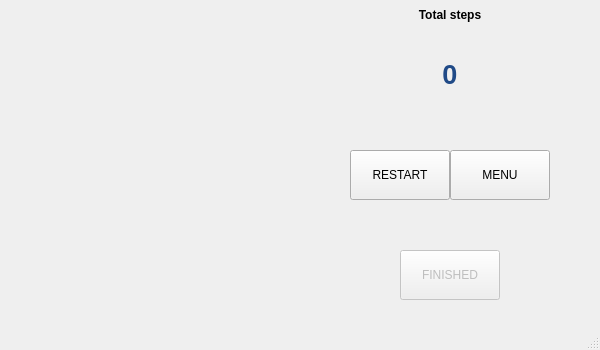
<?xml version="1.0" encoding="UTF-8"?>
<ui version="4.0">
 <class>LV2</class>
 <widget class="QMainWindow" name="LV2">
  <property name="geometry">
   <rect>
    <x>0</x>
    <y>0</y>
    <width>600</width>
    <height>350</height>
   </rect>
  </property>
  <property name="windowTitle">
   <string>MainWindow</string>
  </property>
  <widget class="QWidget" name="centralwidget">
   <widget class="QLabel" name="wall">
    <property name="geometry">
     <rect>
      <x>0</x>
      <y>0</y>
      <width>50</width>
      <height>50</height>
     </rect>
    </property>
    <property name="text">
     <string/>
    </property>
    <property name="pixmap">
     <pixmap resource="src.qrc">:/img/imgs/wall.png</pixmap>
    </property>
    <property name="scaledContents">
     <bool>true</bool>
    </property>
   </widget>
   <widget class="QLabel" name="wall_2">
    <property name="geometry">
     <rect>
      <x>50</x>
      <y>0</y>
      <width>50</width>
      <height>50</height>
     </rect>
    </property>
    <property name="text">
     <string/>
    </property>
    <property name="pixmap">
     <pixmap resource="src.qrc">:/img/imgs/wall.png</pixmap>
    </property>
    <property name="scaledContents">
     <bool>true</bool>
    </property>
   </widget>
   <widget class="QLabel" name="wall_3">
    <property name="geometry">
     <rect>
      <x>100</x>
      <y>0</y>
      <width>50</width>
      <height>50</height>
     </rect>
    </property>
    <property name="text">
     <string/>
    </property>
    <property name="pixmap">
     <pixmap resource="src.qrc">:/img/imgs/wall.png</pixmap>
    </property>
    <property name="scaledContents">
     <bool>true</bool>
    </property>
   </widget>
   <widget class="QLabel" name="wall_4">
    <property name="geometry">
     <rect>
      <x>150</x>
      <y>0</y>
      <width>50</width>
      <height>50</height>
     </rect>
    </property>
    <property name="text">
     <string/>
    </property>
    <property name="pixmap">
     <pixmap resource="src.qrc">:/img/imgs/wall.png</pixmap>
    </property>
    <property name="scaledContents">
     <bool>true</bool>
    </property>
   </widget>
   <widget class="QLabel" name="wall_5">
    <property name="geometry">
     <rect>
      <x>200</x>
      <y>0</y>
      <width>50</width>
      <height>50</height>
     </rect>
    </property>
    <property name="text">
     <string/>
    </property>
    <property name="pixmap">
     <pixmap resource="src.qrc">:/img/imgs/wall.png</pixmap>
    </property>
    <property name="scaledContents">
     <bool>true</bool>
    </property>
   </widget>
   <widget class="QLabel" name="wall_6">
    <property name="geometry">
     <rect>
      <x>250</x>
      <y>0</y>
      <width>50</width>
      <height>50</height>
     </rect>
    </property>
    <property name="text">
     <string/>
    </property>
    <property name="pixmap">
     <pixmap resource="src.qrc">:/img/imgs/wall.png</pixmap>
    </property>
    <property name="scaledContents">
     <bool>true</bool>
    </property>
   </widget>
   <widget class="QLabel" name="wall_7">
    <property name="geometry">
     <rect>
      <x>250</x>
      <y>50</y>
      <width>50</width>
      <height>50</height>
     </rect>
    </property>
    <property name="text">
     <string/>
    </property>
    <property name="pixmap">
     <pixmap resource="src.qrc">:/img/imgs/wall.png</pixmap>
    </property>
    <property name="scaledContents">
     <bool>true</bool>
    </property>
   </widget>
   <widget class="QLabel" name="wall_8">
    <property name="geometry">
     <rect>
      <x>250</x>
      <y>100</y>
      <width>50</width>
      <height>50</height>
     </rect>
    </property>
    <property name="text">
     <string/>
    </property>
    <property name="pixmap">
     <pixmap resource="src.qrc">:/img/imgs/wall.png</pixmap>
    </property>
    <property name="scaledContents">
     <bool>true</bool>
    </property>
   </widget>
   <widget class="QLabel" name="wall_9">
    <property name="geometry">
     <rect>
      <x>250</x>
      <y>150</y>
      <width>50</width>
      <height>50</height>
     </rect>
    </property>
    <property name="text">
     <string/>
    </property>
    <property name="pixmap">
     <pixmap resource="src.qrc">:/img/imgs/wall.png</pixmap>
    </property>
    <property name="scaledContents">
     <bool>true</bool>
    </property>
   </widget>
   <widget class="QLabel" name="wall_10">
    <property name="geometry">
     <rect>
      <x>250</x>
      <y>200</y>
      <width>50</width>
      <height>50</height>
     </rect>
    </property>
    <property name="text">
     <string/>
    </property>
    <property name="pixmap">
     <pixmap resource="src.qrc">:/img/imgs/wall.png</pixmap>
    </property>
    <property name="scaledContents">
     <bool>true</bool>
    </property>
   </widget>
   <widget class="QLabel" name="wall_11">
    <property name="geometry">
     <rect>
      <x>250</x>
      <y>250</y>
      <width>50</width>
      <height>50</height>
     </rect>
    </property>
    <property name="text">
     <string/>
    </property>
    <property name="pixmap">
     <pixmap resource="src.qrc">:/img/imgs/wall.png</pixmap>
    </property>
    <property name="scaledContents">
     <bool>true</bool>
    </property>
   </widget>
   <widget class="QLabel" name="wall_12">
    <property name="geometry">
     <rect>
      <x>0</x>
      <y>50</y>
      <width>50</width>
      <height>50</height>
     </rect>
    </property>
    <property name="text">
     <string/>
    </property>
    <property name="pixmap">
     <pixmap resource="src.qrc">:/img/imgs/wall.png</pixmap>
    </property>
    <property name="scaledContents">
     <bool>true</bool>
    </property>
   </widget>
   <widget class="QLabel" name="wall_13">
    <property name="geometry">
     <rect>
      <x>0</x>
      <y>100</y>
      <width>50</width>
      <height>50</height>
     </rect>
    </property>
    <property name="text">
     <string/>
    </property>
    <property name="pixmap">
     <pixmap resource="src.qrc">:/img/imgs/wall.png</pixmap>
    </property>
    <property name="scaledContents">
     <bool>true</bool>
    </property>
   </widget>
   <widget class="QLabel" name="wall_14">
    <property name="geometry">
     <rect>
      <x>0</x>
      <y>150</y>
      <width>50</width>
      <height>50</height>
     </rect>
    </property>
    <property name="text">
     <string/>
    </property>
    <property name="pixmap">
     <pixmap resource="src.qrc">:/img/imgs/wall.png</pixmap>
    </property>
    <property name="scaledContents">
     <bool>true</bool>
    </property>
   </widget>
   <widget class="QLabel" name="wall_15">
    <property name="geometry">
     <rect>
      <x>0</x>
      <y>200</y>
      <width>50</width>
      <height>50</height>
     </rect>
    </property>
    <property name="text">
     <string/>
    </property>
    <property name="pixmap">
     <pixmap resource="src.qrc">:/img/imgs/wall.png</pixmap>
    </property>
    <property name="scaledContents">
     <bool>true</bool>
    </property>
   </widget>
   <widget class="QLabel" name="wall_16">
    <property name="geometry">
     <rect>
      <x>0</x>
      <y>250</y>
      <width>50</width>
      <height>50</height>
     </rect>
    </property>
    <property name="text">
     <string/>
    </property>
    <property name="pixmap">
     <pixmap resource="src.qrc">:/img/imgs/wall.png</pixmap>
    </property>
    <property name="scaledContents">
     <bool>true</bool>
    </property>
   </widget>
   <widget class="QLabel" name="wall_17">
    <property name="geometry">
     <rect>
      <x>50</x>
      <y>250</y>
      <width>50</width>
      <height>50</height>
     </rect>
    </property>
    <property name="text">
     <string/>
    </property>
    <property name="pixmap">
     <pixmap resource="src.qrc">:/img/imgs/wall.png</pixmap>
    </property>
    <property name="scaledContents">
     <bool>true</bool>
    </property>
   </widget>
   <widget class="QLabel" name="wall_18">
    <property name="geometry">
     <rect>
      <x>100</x>
      <y>250</y>
      <width>50</width>
      <height>50</height>
     </rect>
    </property>
    <property name="text">
     <string/>
    </property>
    <property name="pixmap">
     <pixmap resource="src.qrc">:/img/imgs/wall.png</pixmap>
    </property>
    <property name="scaledContents">
     <bool>true</bool>
    </property>
   </widget>
   <widget class="QLabel" name="wall_19">
    <property name="geometry">
     <rect>
      <x>150</x>
      <y>250</y>
      <width>50</width>
      <height>50</height>
     </rect>
    </property>
    <property name="text">
     <string/>
    </property>
    <property name="pixmap">
     <pixmap resource="src.qrc">:/img/imgs/wall.png</pixmap>
    </property>
    <property name="scaledContents">
     <bool>true</bool>
    </property>
   </widget>
   <widget class="QLabel" name="wall_20">
    <property name="geometry">
     <rect>
      <x>200</x>
      <y>250</y>
      <width>50</width>
      <height>50</height>
     </rect>
    </property>
    <property name="text">
     <string/>
    </property>
    <property name="pixmap">
     <pixmap resource="src.qrc">:/img/imgs/wall.png</pixmap>
    </property>
    <property name="scaledContents">
     <bool>true</bool>
    </property>
   </widget>
   <widget class="QLabel" name="wall_21">
    <property name="geometry">
     <rect>
      <x>100</x>
      <y>150</y>
      <width>50</width>
      <height>50</height>
     </rect>
    </property>
    <property name="text">
     <string/>
    </property>
    <property name="pixmap">
     <pixmap resource="src.qrc">:/img/imgs/wall.png</pixmap>
    </property>
    <property name="scaledContents">
     <bool>true</bool>
    </property>
   </widget>
   <widget class="QLabel" name="box1">
    <property name="geometry">
     <rect>
      <x>100</x>
      <y>100</y>
      <width>50</width>
      <height>50</height>
     </rect>
    </property>
    <property name="text">
     <string/>
    </property>
    <property name="pixmap">
     <pixmap resource="src.qrc">:/img/imgs/box.png</pixmap>
    </property>
    <property name="scaledContents">
     <bool>true</bool>
    </property>
   </widget>
   <widget class="QLabel" name="box2">
    <property name="geometry">
     <rect>
      <x>150</x>
      <y>150</y>
      <width>50</width>
      <height>50</height>
     </rect>
    </property>
    <property name="text">
     <string/>
    </property>
    <property name="pixmap">
     <pixmap resource="src.qrc">:/img/imgs/box.png</pixmap>
    </property>
    <property name="scaledContents">
     <bool>true</bool>
    </property>
   </widget>
   <widget class="QLabel" name="box3">
    <property name="geometry">
     <rect>
      <x>100</x>
      <y>200</y>
      <width>50</width>
      <height>50</height>
     </rect>
    </property>
    <property name="text">
     <string/>
    </property>
    <property name="pixmap">
     <pixmap resource="src.qrc">:/img/imgs/box.png</pixmap>
    </property>
    <property name="scaledContents">
     <bool>true</bool>
    </property>
   </widget>
   <widget class="QLabel" name="mario">
    <property name="geometry">
     <rect>
      <x>200</x>
      <y>150</y>
      <width>50</width>
      <height>50</height>
     </rect>
    </property>
    <property name="text">
     <string/>
    </property>
    <property name="pixmap">
     <pixmap resource="src.qrc">:/img/imgs/mario.png</pixmap>
    </property>
    <property name="scaledContents">
     <bool>true</bool>
    </property>
   </widget>
   <widget class="QLabel" name="point1">
    <property name="geometry">
     <rect>
      <x>100</x>
      <y>50</y>
      <width>50</width>
      <height>50</height>
     </rect>
    </property>
    <property name="text">
     <string/>
    </property>
    <property name="pixmap">
     <pixmap resource="src.qrc">:/img/imgs/point.png</pixmap>
    </property>
    <property name="scaledContents">
     <bool>true</bool>
    </property>
   </widget>
   <widget class="QLabel" name="point2">
    <property name="geometry">
     <rect>
      <x>50</x>
      <y>100</y>
      <width>50</width>
      <height>50</height>
     </rect>
    </property>
    <property name="text">
     <string/>
    </property>
    <property name="pixmap">
     <pixmap resource="src.qrc">:/img/imgs/point.png</pixmap>
    </property>
    <property name="scaledContents">
     <bool>true</bool>
    </property>
   </widget>
   <widget class="QLabel" name="point3">
    <property name="geometry">
     <rect>
      <x>50</x>
      <y>200</y>
      <width>50</width>
      <height>50</height>
     </rect>
    </property>
    <property name="text">
     <string/>
    </property>
    <property name="pixmap">
     <pixmap resource="src.qrc">:/img/imgs/point.png</pixmap>
    </property>
    <property name="scaledContents">
     <bool>true</bool>
    </property>
   </widget>
   <widget class="QLabel" name="label">
    <property name="geometry">
     <rect>
      <x>400</x>
      <y>0</y>
      <width>100</width>
      <height>30</height>
     </rect>
    </property>
    <property name="text">
     <string>&lt;html&gt;&lt;head/&gt;&lt;body&gt;&lt;p&gt;&lt;span style=&quot; font-weight:600;&quot;&gt;Total steps&lt;/span&gt;&lt;/p&gt;&lt;/body&gt;&lt;/html&gt;</string>
    </property>
    <property name="alignment">
     <set>Qt::AlignCenter</set>
    </property>
   </widget>
   <widget class="QLabel" name="StepsCount">
    <property name="geometry">
     <rect>
      <x>400</x>
      <y>50</y>
      <width>100</width>
      <height>50</height>
     </rect>
    </property>
    <property name="text">
     <string>&lt;html&gt;&lt;head/&gt;&lt;body&gt;&lt;p&gt;&lt;span style=&quot; font-size:20pt; font-weight:600; color:#204a87;&quot;&gt;0&lt;/span&gt;&lt;/p&gt;&lt;/body&gt;&lt;/html&gt;</string>
    </property>
    <property name="alignment">
     <set>Qt::AlignCenter</set>
    </property>
   </widget>
   <widget class="QPushButton" name="restart">
    <property name="geometry">
     <rect>
      <x>350</x>
      <y>150</y>
      <width>100</width>
      <height>50</height>
     </rect>
    </property>
    <property name="text">
     <string>RESTART</string>
    </property>
   </widget>
   <widget class="QPushButton" name="endgame">
    <property name="enabled">
     <bool>false</bool>
    </property>
    <property name="geometry">
     <rect>
      <x>400</x>
      <y>250</y>
      <width>100</width>
      <height>50</height>
     </rect>
    </property>
    <property name="text">
     <string>FINISHED</string>
    </property>
   </widget>
   <widget class="QPushButton" name="menu">
    <property name="geometry">
     <rect>
      <x>450</x>
      <y>150</y>
      <width>100</width>
      <height>50</height>
     </rect>
    </property>
    <property name="text">
     <string>MENU</string>
    </property>
   </widget>
  </widget>
  <widget class="QMenuBar" name="menubar">
   <property name="geometry">
    <rect>
     <x>0</x>
     <y>0</y>
     <width>600</width>
     <height>22</height>
    </rect>
   </property>
  </widget>
  <widget class="QStatusBar" name="statusbar"/>
 </widget>
 <resources>
  <include location="src.qrc"/>
 </resources>
 <connections/>
</ui>
